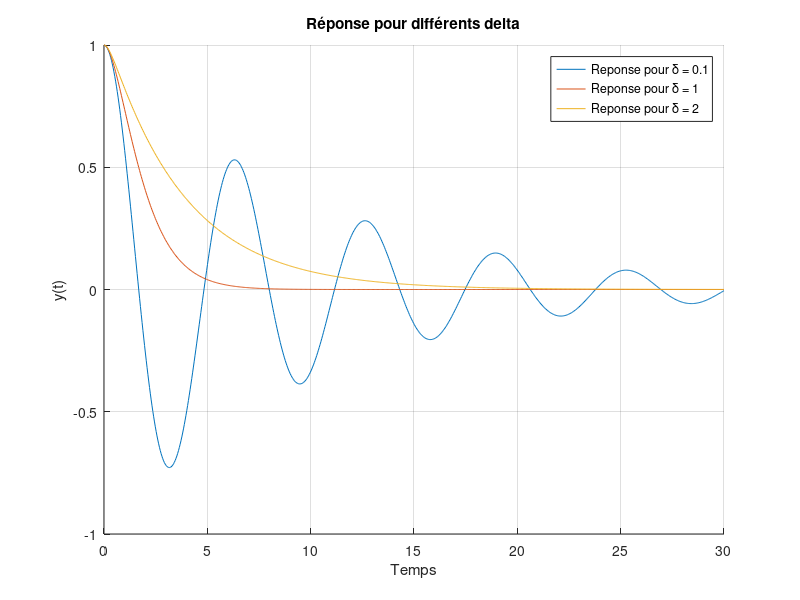

Reproduce this figure in MATLAB.
clear
close all
clc

val_delta = [0.1 ; 1; 2];
w0 = 1;
initial_conditions = [1; 0]
tspan = linspace(0,30,750);

figure;
hold on;
for i = 1:length(val_delta)
    %différent delta à chaque itération
    delta = val_delta(i);
    % transformation du système
    % y(t) = y(1) et dy/dt = y(2) (vecteur y
    % dy(1)/dt = y(2) et dy(2)/dt = d²y(t)/dt = -w0²*y(1) - 2*delta*y(2)
    odefun = @(t,y)[y(2); -2*delta*y(2) - w0^2*y(1)];
    [Time, w_sol] = ode23(odefun, tspan, initial_conditions);
    
    plot(Time, w_sol(:,1), 'DisplayName', ['Reponse pour \delta = ' num2str(delta)])
    title('Réponse pour différents delta');
    xlabel('Temps');
    ylabel('y(t)');
    grid on;
end
legend show;